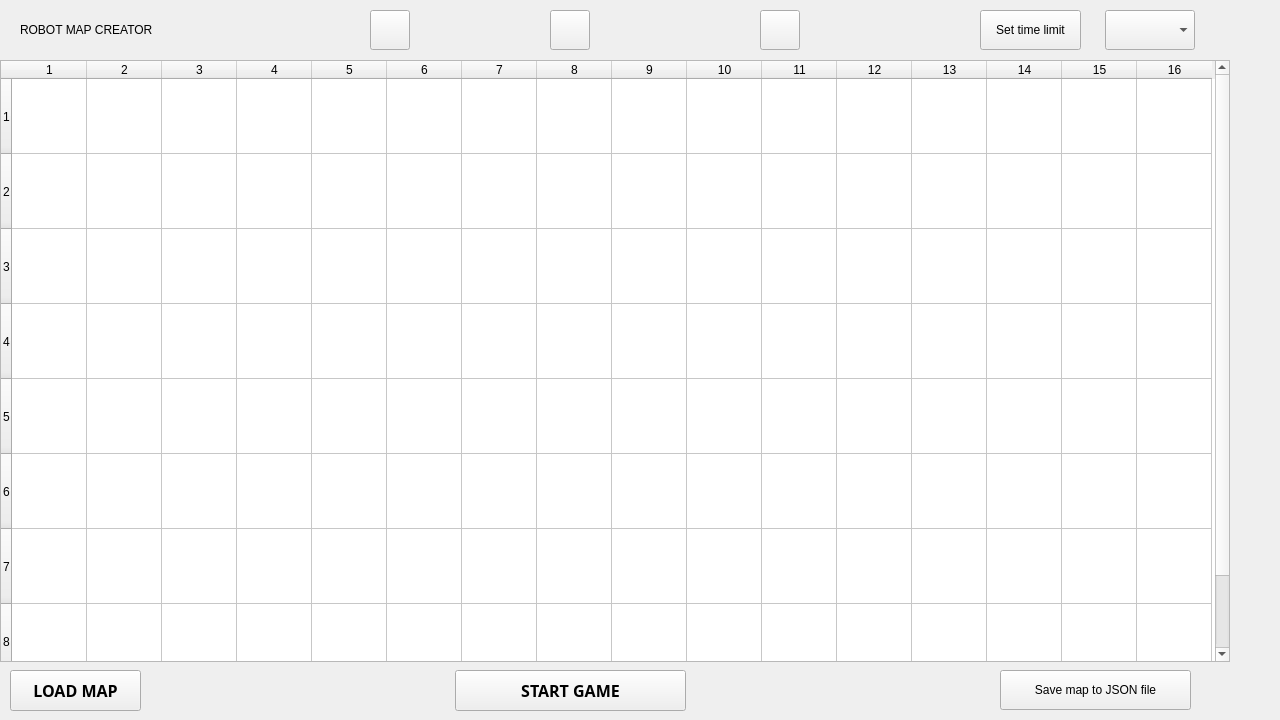
<?xml version="1.0" encoding="UTF-8"?>
<!--This is UI file for mapwindow generated by QT Creator-->
<ui version="4.0">
 <class>MapWindow</class>
 <widget class="QWidget" name="MapWindow">
  <property name="geometry">
   <rect>
    <x>0</x>
    <y>0</y>
    <width>1280</width>
    <height>720</height>
   </rect>
  </property>
  <property name="minimumSize">
   <size>
    <width>150</width>
    <height>150</height>
   </size>
  </property>
  <property name="windowTitle">
   <string>Form</string>
  </property>
  <widget class="QLabel" name="ObstacleLabel">
   <property name="geometry">
    <rect>
     <x>230</x>
     <y>10</y>
     <width>141</width>
     <height>40</height>
    </rect>
   </property>
   <property name="text">
    <string/>
   </property>
  </widget>
  <widget class="QPushButton" name="pushButton">
   <property name="geometry">
    <rect>
     <x>370</x>
     <y>10</y>
     <width>40</width>
     <height>40</height>
    </rect>
   </property>
   <property name="text">
    <string/>
   </property>
   <property name="iconSize">
    <size>
     <width>40</width>
     <height>40</height>
    </size>
   </property>
  </widget>
  <widget class="QTableWidget" name="tableWidget">
   <property name="geometry">
    <rect>
     <x>0</x>
     <y>60</y>
     <width>1230</width>
     <height>602</height>
    </rect>
   </property>
   <property name="minimumSize">
    <size>
     <width>1001</width>
     <height>0</height>
    </size>
   </property>
   <property name="maximumSize">
    <size>
     <width>1280</width>
     <height>16777215</height>
    </size>
   </property>
   <property name="tabKeyNavigation">
    <bool>true</bool>
   </property>
   <property name="showGrid">
    <bool>true</bool>
   </property>
   <property name="wordWrap">
    <bool>true</bool>
   </property>
   <property name="cornerButtonEnabled">
    <bool>true</bool>
   </property>
   <property name="rowCount">
    <number>8</number>
   </property>
   <property name="columnCount">
    <number>16</number>
   </property>
   <attribute name="horizontalHeaderMinimumSectionSize">
    <number>75</number>
   </attribute>
   <attribute name="horizontalHeaderDefaultSectionSize">
    <number>75</number>
   </attribute>
   <attribute name="horizontalHeaderShowSortIndicator" stdset="0">
    <bool>false</bool>
   </attribute>
   <attribute name="verticalHeaderMinimumSectionSize">
    <number>75</number>
   </attribute>
   <attribute name="verticalHeaderDefaultSectionSize">
    <number>75</number>
   </attribute>
   <row/>
   <row/>
   <row/>
   <row/>
   <row/>
   <row/>
   <row/>
   <row/>
   <column/>
   <column/>
   <column/>
   <column/>
   <column/>
   <column/>
   <column/>
   <column/>
   <column/>
   <column/>
   <column/>
   <column/>
   <column/>
   <column/>
   <column/>
   <column/>
  </widget>
  <widget class="QComboBox" name="levelComboBox">
   <property name="geometry">
    <rect>
     <x>1105</x>
     <y>10</y>
     <width>90</width>
     <height>40</height>
    </rect>
   </property>
  </widget>
  <widget class="QPushButton" name="pushButton_robot">
   <property name="geometry">
    <rect>
     <x>550</x>
     <y>10</y>
     <width>40</width>
     <height>40</height>
    </rect>
   </property>
   <property name="styleSheet">
    <string notr="true"/>
   </property>
   <property name="text">
    <string/>
   </property>
   <property name="iconSize">
    <size>
     <width>40</width>
     <height>40</height>
    </size>
   </property>
  </widget>
  <widget class="QLabel" name="RobotLabel">
   <property name="geometry">
    <rect>
     <x>450</x>
     <y>10</y>
     <width>101</width>
     <height>40</height>
    </rect>
   </property>
   <property name="text">
    <string/>
   </property>
   <property name="scaledContents">
    <bool>false</bool>
   </property>
  </widget>
  <widget class="QLabel" name="EnemyLabel">
   <property name="geometry">
    <rect>
     <x>640</x>
     <y>10</y>
     <width>121</width>
     <height>40</height>
    </rect>
   </property>
   <property name="text">
    <string/>
   </property>
  </widget>
  <widget class="QPushButton" name="pushButton_enemy">
   <property name="geometry">
    <rect>
     <x>760</x>
     <y>10</y>
     <width>40</width>
     <height>40</height>
    </rect>
   </property>
   <property name="styleSheet">
    <string notr="true"/>
   </property>
   <property name="text">
    <string/>
   </property>
   <property name="iconSize">
    <size>
     <width>40</width>
     <height>40</height>
    </size>
   </property>
  </widget>
  <widget class="QPushButton" name="pushButtonSave">
   <property name="geometry">
    <rect>
     <x>1000</x>
     <y>670</y>
     <width>191</width>
     <height>40</height>
    </rect>
   </property>
   <property name="styleSheet">
    <string notr="true"/>
   </property>
   <property name="text">
    <string>Save map to JSON file</string>
   </property>
   <property name="iconSize">
    <size>
     <width>40</width>
     <height>40</height>
    </size>
   </property>
  </widget>
  <widget class="QPushButton" name="pushButtonTimer">
   <property name="geometry">
    <rect>
     <x>980</x>
     <y>10</y>
     <width>101</width>
     <height>40</height>
    </rect>
   </property>
   <property name="styleSheet">
    <string notr="true"/>
   </property>
   <property name="text">
    <string>Set time limit</string>
   </property>
   <property name="iconSize">
    <size>
     <width>40</width>
     <height>40</height>
    </size>
   </property>
  </widget>
  <widget class="QLabel" name="DurationLabel">
   <property name="geometry">
    <rect>
     <x>860</x>
     <y>10</y>
     <width>111</width>
     <height>40</height>
    </rect>
   </property>
   <property name="text">
    <string/>
   </property>
  </widget>
  <widget class="QPushButton" name="pushButtonStart">
   <property name="geometry">
    <rect>
     <x>455</x>
     <y>670</y>
     <width>231</width>
     <height>41</height>
    </rect>
   </property>
   <property name="font">
    <font>
     <family>Segoe UI Black</family>
     <pointsize>12</pointsize>
     <bold>true</bold>
    </font>
   </property>
   <property name="styleSheet">
    <string notr="true"/>
   </property>
   <property name="text">
    <string>START GAME</string>
   </property>
   <property name="iconSize">
    <size>
     <width>40</width>
     <height>40</height>
    </size>
   </property>
  </widget>
  <widget class="QLabel" name="MapLabel">
   <property name="geometry">
    <rect>
     <x>20</x>
     <y>10</y>
     <width>171</width>
     <height>40</height>
    </rect>
   </property>
   <property name="text">
    <string>ROBOT MAP CREATOR</string>
   </property>
  </widget>
  <widget class="QPushButton" name="pushButtonMap">
   <property name="geometry">
    <rect>
     <x>10</x>
     <y>670</y>
     <width>131</width>
     <height>41</height>
    </rect>
   </property>
   <property name="font">
    <font>
     <family>Segoe UI Black</family>
     <pointsize>12</pointsize>
     <bold>true</bold>
    </font>
   </property>
   <property name="styleSheet">
    <string notr="true"/>
   </property>
   <property name="text">
    <string>LOAD MAP</string>
   </property>
   <property name="iconSize">
    <size>
     <width>40</width>
     <height>40</height>
    </size>
   </property>
  </widget>
 </widget>
 <resources/>
 <connections/>
</ui>
